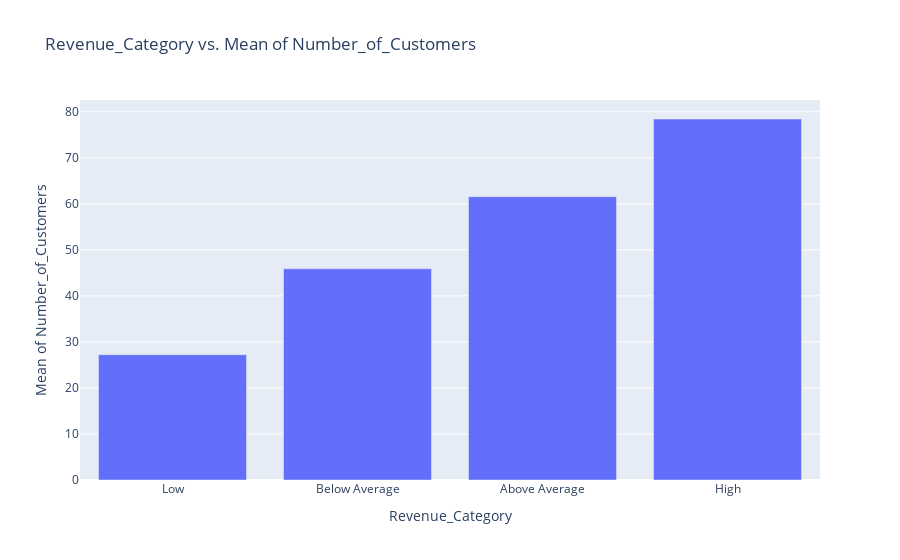

Source (notebook cell):
### Markdown cell above
Aylık gelir kategorisinin nasıl dağıldığına bakalım:
- &nbsp; Düşük: 134.099
- &nbsp; Ortalama Altı: 236.714
- &nbsp; Ortalama Üstü: 302.302
- &nbsp; Yüksek: 401.779 

Buna göre, restoranın aylık gelir kategorisinin doğru dağıldığını söyleyebiliriz.

### Code cell
target_sum_with_num_plotly(data, target_cat, 'Number_of_Customers')

### Figure 1 — Plotly figure (JSON) as saved in the notebook; plotly's stock layout.template omitted (floating-point values rounded to 4 significant figures)
{"data": [{"alignmentgroup": "True", "hovertemplate": "Revenue_Category=%{x}<br>Mean of Number_of_Customers=%{y}<extra></extra>", "legendgroup": "", "marker": {"color": "#636efa", "pattern": {"shape": ""}}, "name": "", "offsetgroup": "", "orientation": "v", "showlegend": false, "textposition": "auto", "type": "bar", "x": ["Low", "Below Average", "Above Average", "High"], "xaxis": "x", "y": [27.22, 45.89, 61.55, 78.43], "yaxis": "y"}], "layout": {"barmode": "relative", "legend": {"tracegroupgap": 0}, "title": {"text": "Revenue_Category vs. Mean of Number_of_Customers"}, "xaxis": {"anchor": "y", "domain": [0, 1], "title": {"text": "Revenue_Category"}}, "yaxis": {"anchor": "x", "domain": [0, 1], "title": {"text": "Mean of Number_of_Customers"}}}}
